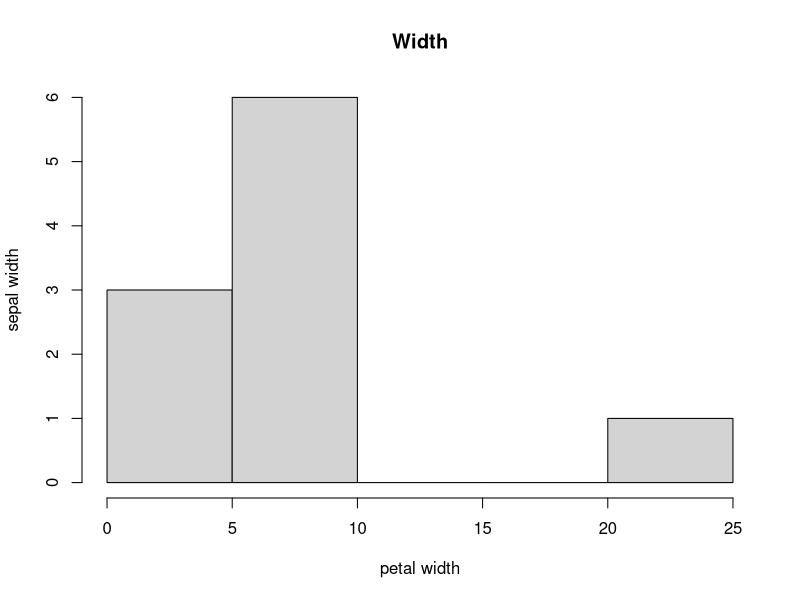

Write the R code that produced this figure.
# Write a R program to create a Data Frames which contain details of 10
# employees (Name,Designation, Gender, Salary, Hire date).

x <- data.frame (
	name = c("Jacob", "Manu", "Sheba", "Diya", "Eva", "Dan", "Michelle", "Jessica", "Gary", "Eric"),
	designation = c("Assistant", "Manager", "Assistant", "CEO", "Intern", "Associate", "Associate", "Associate", "Staff", "Staff"),
	gender = c("M", "M", "F", "F", "F", "M", "M", "F", "M", "M"),
	salary = c(8, 10, 8, 24, 5, 9, 9, 9, 4, 4),
	hiredate = c("2019-05-12", "2017-02-09", "2018-05-12", "2017-02-09", "2019-05-12", "2019-01-09", "2019-05-12", "2017-09-09", "2020-05-12", "2017-04-09")
)
x$hiredate <- as.Date(x$hiredate)
x


# a) Extract 3rd and 5th rows with 1st and 3rd columns from a given data frame.

x[c(3, 5), c(1, 3)]


#b) Create a frequency table for employee with respect to gender

library('plyr')
table(x$gender)


#c) Draw a histogram for salary

hist(
	x$salary,
	xlab="petal width",
	ylab="sepal width",
	main="Width"
)
